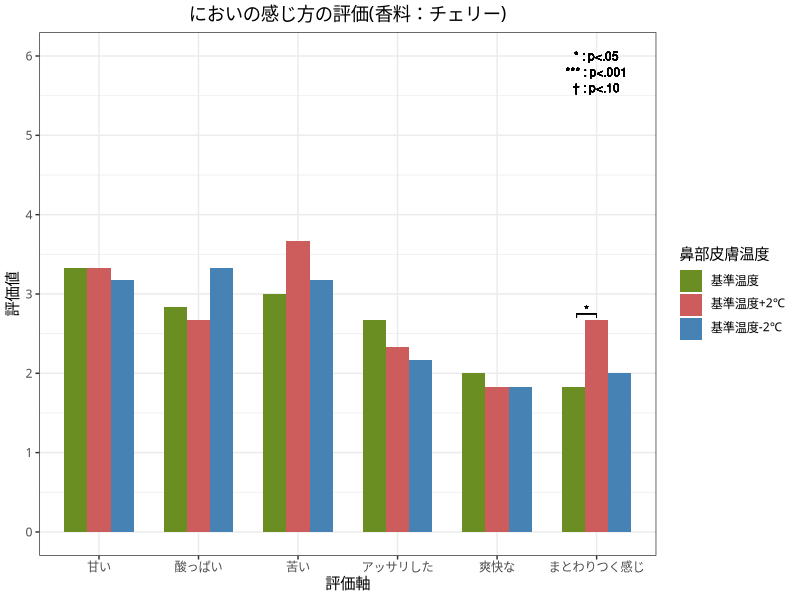

Write the R code that produced this figure.
library(ggplot2)
library(ggsci)

data_rating <- read.csv("ex2_cherry.csv", header=TRUE)
data_rating$鼻部皮膚温度 <- factor(data_rating$温度, levels = c('基準温度', '基準温度+2℃', '基準温度-2℃'))
g <- ggplot(data_rating, aes(x = 評価軸, y = 評価値, fill = 鼻部皮膚温度))
g <- g + geom_bar(width = 0.7, position = position_dodge(width = 0.7), stat = "identity")
g <- g + scale_x_discrete(limit=c('甘い', '酸っぱい', '苦い', 'アッサリした', '爽快な', 'まとわりつく感じ'))
g <- g + theme_bw(base_family="HiraKakuProN-W3")
g <- g + scale_y_continuous(breaks=seq(0, 6, length=7), limits=c(0,6))
g <- g + scale_fill_manual(values = c("#6B8E23", "#CD5C5C", "#4682B4"))
# 有意差を書き込む
# アスタリスク
g <- g + geom_text(x = 5.9, y = 2.8, label = "*", size = 3) + geom_segment(x = 5.8, xend = 5.8, y = 2.75, yend = 2.7, size = 0.2) + geom_segment(x = 5.8, xend = 6, y = 2.75, yend = 2.75, size = 0.2) + geom_segment(x = 6, xend = 6, y = 2.75, yend = 2.7, size = 0.2)


g <- g + geom_text(x = 6, y = 6, label = "* : p<.05", size = 3)
g <- g + geom_text(x = 6, y = 5.8, label = "*** : p<.001", size = 3)
g <- g + geom_text(x = 6, y = 5.6, label = "† : p<.10", size = 3)

# タイトル追加
g <- g + ggtitle("においの感じ方の評価(香料：チェリー)") + theme(plot.title = element_text(hjust = 0.5))

plot(g)